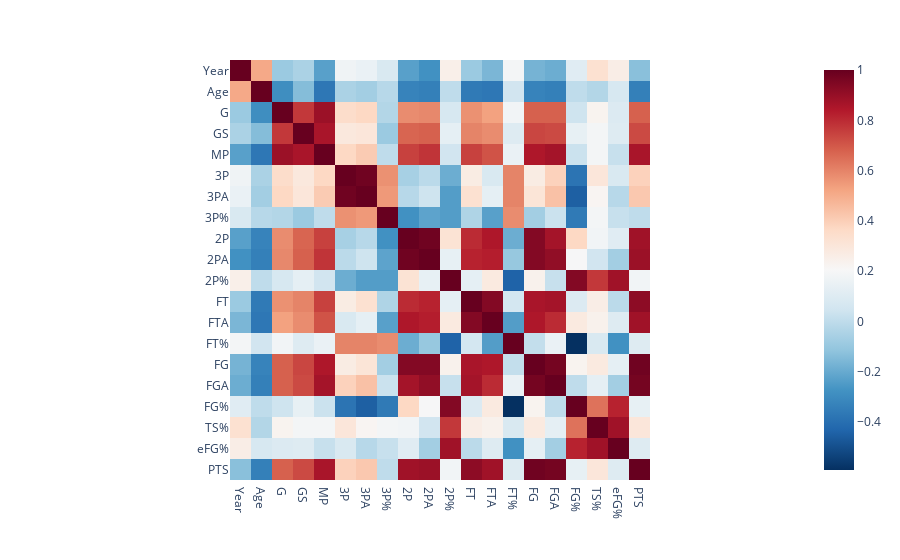

Source (notebook cell):
### Markdown cell above
Matrice de corrélation :

### Code cell
fig = px.imshow(seasons_stat.corr().round(2), x= list(seasons_stat.corr().columns), y= list(seasons_stat.corr().columns),
               color_continuous_scale='RdBu_r')
fig.show()

### Figure 1 — Plotly figure (JSON) as saved in the notebook; plotly's stock layout.template omitted (floating-point values rounded to 4 significant figures; data arrays with more than 128 entries replaced by an {"elided": "..."} marker saying what was removed)
{"data": [{"coloraxis": "coloraxis", "hovertemplate": "x: %{x}<br>y: %{y}<br>color: %{z}<extra></extra>", "name": "0", "type": "heatmap", "x": ["Year", "Age", "G", "GS", "MP", "3P", "3PA", "3P%", "2P", "2PA", "2P%", "FT", "FTA", "FT%", "FG", "FGA", "FG%", "TS%", "eFG%", "PTS"], "xaxis": "x", "y": ["Year", "Age", "G", "GS", "MP", "3P", "3PA", "3P%", "2P", "2PA", "2P%", "FT", "FTA", "FT%", "FG", "FGA", "FG%", "TS%", "eFG%", "PTS"], "yaxis": "y", "z": {"elided": "20x20 float values"}}], "layout": {"coloraxis": {"colorscale": [[0, "rgb(5,48,97)"], [0.1, "rgb(33,102,172)"], [0.2, "rgb(67,147,195)"], [0.3, "rgb(146,197,222)"], [0.4, "rgb(209,229,240)"], [0.5, "rgb(247,247,247)"], [0.6, "rgb(253,219,199)"], [0.7, "rgb(244,165,130)"], [0.8, "rgb(214,96,77)"], [0.9, "rgb(178,24,43)"], [1, "rgb(103,0,31)"]]}, "margin": {"t": 60}, "xaxis": {"anchor": "y", "constrain": "domain", "domain": [0, 1], "scaleanchor": "y"}, "yaxis": {"anchor": "x", "autorange": "reversed", "constrain": "domain", "domain": [0, 1]}}}
